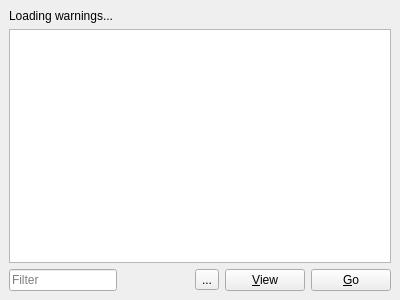
<?xml version="1.0" encoding="UTF-8"?>
<ui version="4.0">
 <class>AlertDockWidget</class>
 <widget class="QDockWidget" name="AlertDockWidget">
  <property name="geometry">
   <rect>
    <x>0</x>
    <y>0</y>
    <width>400</width>
    <height>300</height>
   </rect>
  </property>
  <property name="windowTitle">
   <string>Alerts</string>
  </property>
  <widget class="QWidget" name="dockWidgetContents">
   <layout class="QVBoxLayout" name="verticalLayout">
    <item>
     <widget class="QLabel" name="alertLoadingLabel">
      <property name="visible">
       <bool>false</bool>
      </property>
      <property name="text">
       <string>Loading warnings...</string>
      </property>
     </widget>
    </item>
    <item>
     <widget class="QTreeView" name="alertView">
      <property name="alternatingRowColors">
       <bool>true</bool>
      </property>
      <property name="indentation">
       <number>0</number>
      </property>
      <property name="sortingEnabled">
       <bool>true</bool>
      </property>
     </widget>
    </item>
    <item>
     <widget class="QFrame" name="frame_2">
      <layout class="QHBoxLayout" name="horizontalLayout_2">
       <property name="leftMargin">
        <number>0</number>
       </property>
       <property name="topMargin">
        <number>0</number>
       </property>
       <property name="rightMargin">
        <number>0</number>
       </property>
       <property name="bottomMargin">
        <number>0</number>
       </property>
       <item>
        <widget class="QLineEdit" name="alertFilter">
         <property name="placeholderText">
          <string>Filter</string>
         </property>
         <property name="clearButtonEnabled">
          <bool>true</bool>
         </property>
        </widget>
       </item>
       <item>
        <spacer name="horizontalSpacer_2">
         <property name="orientation">
          <enum>Qt::Orientation::Horizontal</enum>
         </property>
         <property name="sizeHint" stdset="0">
          <size>
           <width>40</width>
           <height>20</height>
          </size>
         </property>
        </spacer>
       </item>
       <item>
        <widget class="QToolButton" name="alertSettings">
         <property name="toolTip">
          <string>Settings</string>
         </property>
         <property name="text">
          <string>...</string>
         </property>
         <property name="icon">
          <iconset resource="../../../../scwx-qt.qrc">
           <normaloff>:/res/icons/font-awesome-6/sliders-solid.svg</normaloff>:/res/icons/font-awesome-6/sliders-solid.svg</iconset>
         </property>
         <property name="popupMode">
          <enum>QToolButton::ToolButtonPopupMode::InstantPopup</enum>
         </property>
        </widget>
       </item>
       <item>
        <widget class="QPushButton" name="alertViewButton">
         <property name="text">
          <string>&amp;View</string>
         </property>
        </widget>
       </item>
       <item>
        <widget class="QPushButton" name="alertGoButton">
         <property name="text">
          <string>&amp;Go</string>
         </property>
        </widget>
       </item>
      </layout>
     </widget>
    </item>
   </layout>
  </widget>
  <action name="actionActiveAlerts">
   <property name="checkable">
    <bool>true</bool>
   </property>
   <property name="text">
    <string>&amp;Active Alerts</string>
   </property>
  </action>
 </widget>
 <resources>
  <include location="../../../../scwx-qt.qrc"/>
 </resources>
 <connections/>
</ui>
